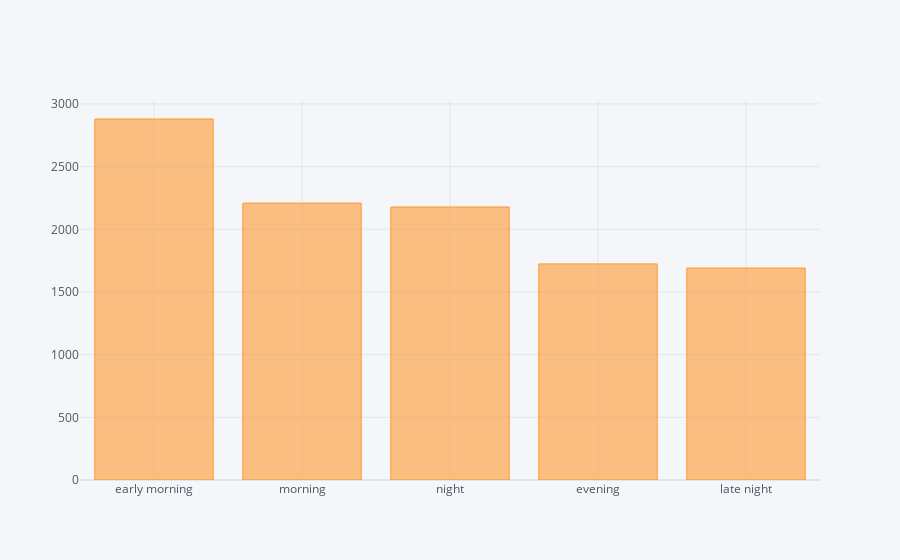

Here is the notebook cell this chart was saved with:
### Code cell
data['Dep_Time_hour'].apply(flight_dep_time).value_counts().iplot(kind='bar')

### Figure 1 — Plotly figure (JSON) as saved in the notebook; plotly's stock layout.template omitted (floating-point values rounded to 4 significant figures)
{"data": [{"marker": {"color": "rgba(255, 153, 51, 0.6)", "line": {"color": "rgba(255, 153, 51, 1.0)", "width": 1}}, "name": "Dep_Time_hour", "orientation": "v", "text": "", "type": "bar", "x": ["early morning", "morning", "night", "evening", "late night"], "y": [2880, 2209, 2178, 1724, 1691]}], "layout": {"legend": {"bgcolor": "#F5F6F9", "font": {"color": "#4D5663"}}, "paper_bgcolor": "#F5F6F9", "plot_bgcolor": "#F5F6F9", "title": {"font": {"color": "#4D5663"}}, "xaxis": {"gridcolor": "#E1E5ED", "showgrid": true, "tickfont": {"color": "#4D5663"}, "title": {"font": {"color": "#4D5663"}, "text": ""}, "zerolinecolor": "#E1E5ED"}, "yaxis": {"gridcolor": "#E1E5ED", "showgrid": true, "tickfont": {"color": "#4D5663"}, "title": {"font": {"color": "#4D5663"}, "text": ""}, "zerolinecolor": "#E1E5ED"}}}
